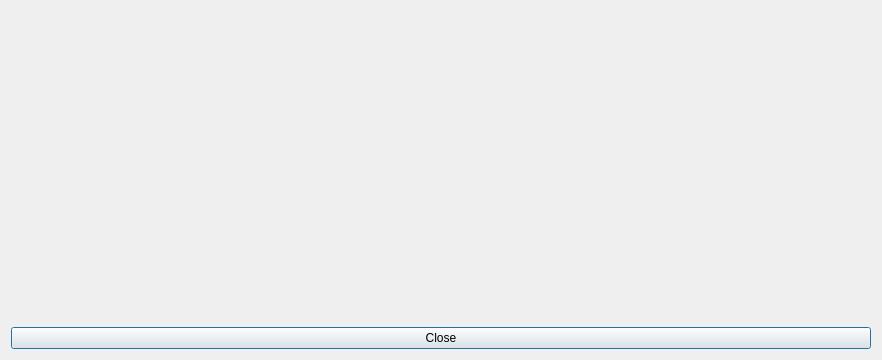
<?xml version="1.0" encoding="UTF-8"?>
<ui version="4.0">
 <class>XDlgAbout</class>
 <widget class="QDialog" name="XDlgAbout">
  <property name="geometry">
   <rect>
    <x>0</x>
    <y>0</y>
    <width>878</width>
    <height>357</height>
   </rect>
  </property>
  <property name="sizePolicy">
   <sizepolicy hsizetype="Fixed" vsizetype="Fixed">
    <horstretch>0</horstretch>
    <verstretch>0</verstretch>
   </sizepolicy>
  </property>
  <property name="windowTitle">
   <string>About...</string>
  </property>
  <property name="windowIcon">
   <iconset resource="../xconsole/x.qrc">
    <normaloff>:/Icon/X.png</normaloff>:/Icon/X.png</iconset>
  </property>
  <layout class="QVBoxLayout" name="verticalLayout">
   <item>
    <widget class="QLabel" name="label">
     <property name="sizePolicy">
      <sizepolicy hsizetype="Fixed" vsizetype="Fixed">
       <horstretch>0</horstretch>
       <verstretch>0</verstretch>
      </sizepolicy>
     </property>
     <property name="minimumSize">
      <size>
       <width>860</width>
       <height>310</height>
      </size>
     </property>
     <property name="maximumSize">
      <size>
       <width>860</width>
       <height>310</height>
      </size>
     </property>
     <property name="text">
      <string/>
     </property>
     <property name="pixmap">
      <pixmap resource="../xconsole/x.qrc">:/Icon/About.png</pixmap>
     </property>
    </widget>
   </item>
   <item>
    <widget class="QPushButton" name="pushButton">
     <property name="text">
      <string>Close</string>
     </property>
    </widget>
   </item>
  </layout>
 </widget>
 <layoutdefault spacing="6" margin="11"/>
 <resources>
  <include location="../xconsole/x.qrc"/>
 </resources>
 <connections>
  <connection>
   <sender>pushButton</sender>
   <signal>clicked()</signal>
   <receiver>XDlgAbout</receiver>
   <slot>accept()</slot>
   <hints>
    <hint type="sourcelabel">
     <x>96</x>
     <y>263</y>
    </hint>
    <hint type="destinationlabel">
     <x>4</x>
     <y>228</y>
    </hint>
   </hints>
  </connection>
 </connections>
</ui>
